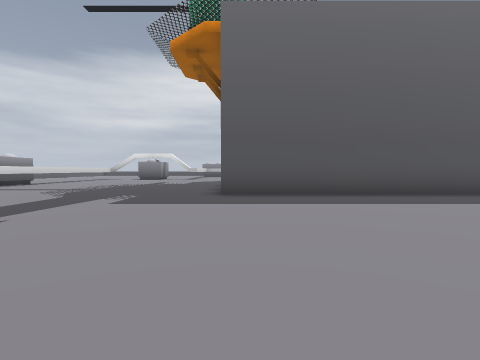
[1] (above)

16 first-person views from a walk through a Godot game level. The camera is 1.3 m above the floor, tilts 2° down and sees 80° across. The floor is counted in squares, 2 m on a side. Each view is taken from the middle of a square. On the plan, view 1 faces up. The plan holds only what a view shows up to about 9 squares ahead; the rest is blank. The place goes on beyond the plan. Characters and animated objects are left out. Door leaves are left out where a doorway can be walked through.

[2]
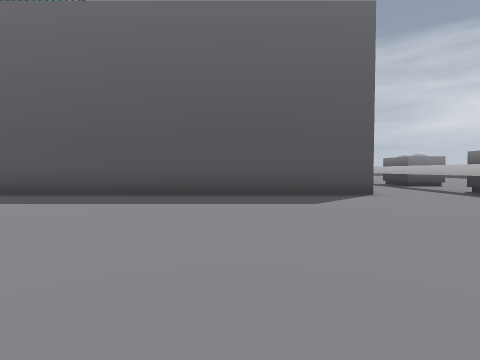

[3]
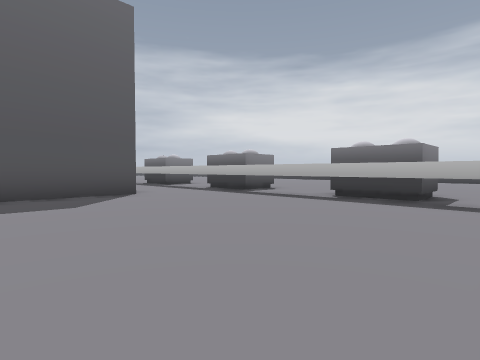

[4]
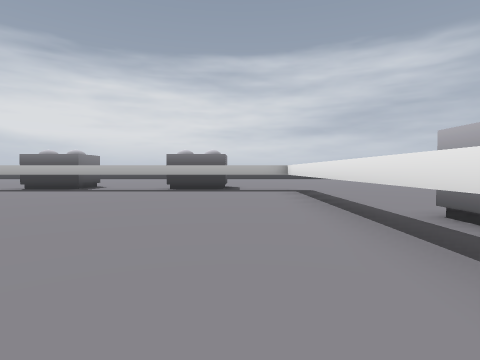

[5]
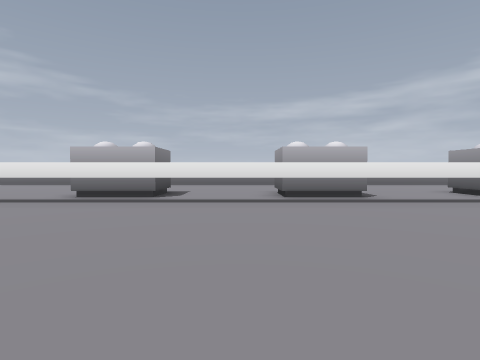

[6]
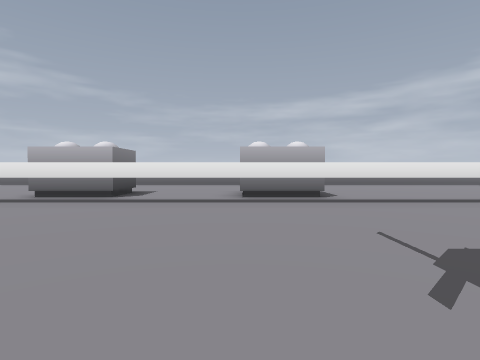

[7]
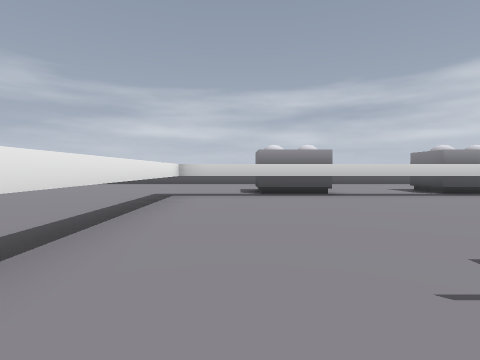

[8]
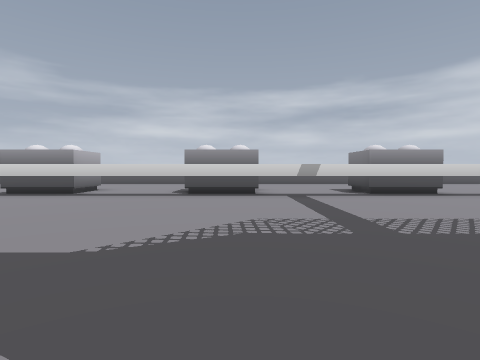

[9]
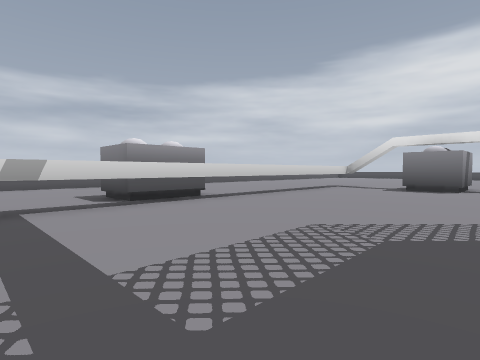

[10]
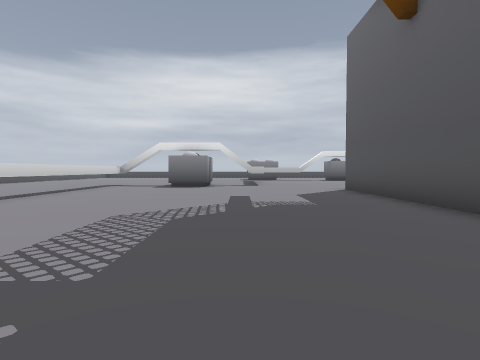

[11]
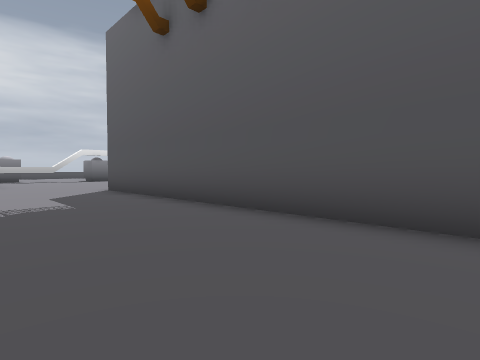

[12]
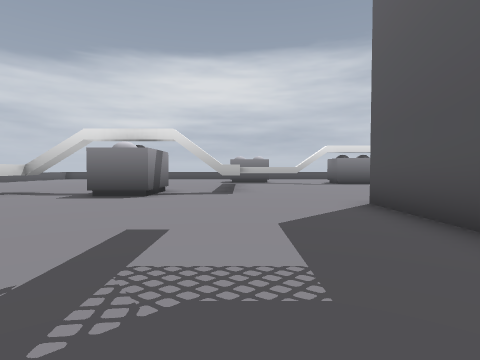

[13]
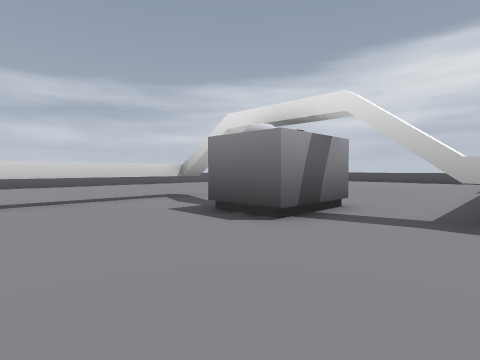

[14]
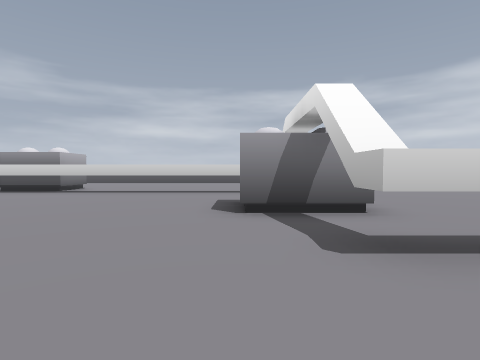

[15]
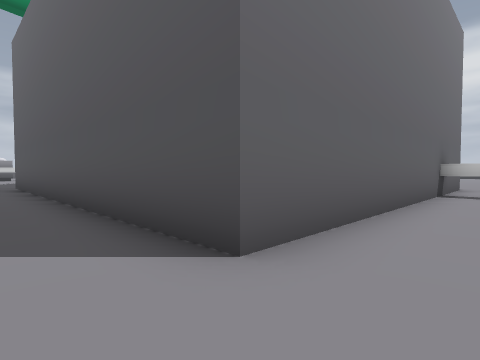

[16]
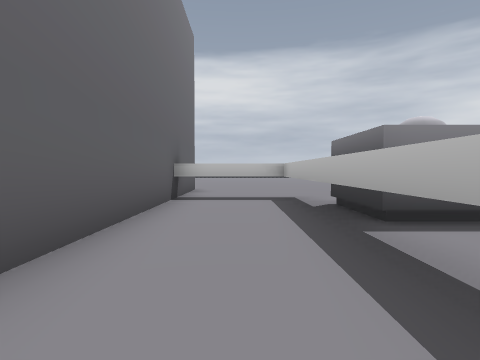

### Floor plan
Key: @ floor where view 1 was taken; # wall or solid block; . floor; T thing the floor can be seen under or through.
Columns run from 15 left of view 1 to 18 right of it. Each row starts with its distance up from view 1.
 21     .... #..#....
 20    ...T..#..#....
 19   ....T..#......
 18  .....T.........
 17  .....T........#         #....
 16     ..T........#         #....
 15     ..T........#         ####.
 14     ..T........#         #..#.
 13      TT........#         #..##
 12  ...#TT........#         #..###
 11 ......T........#         #..#..
 10 ......T........#         #..#.
  9     ..T........#         #..#.
  8      #T........###########..##
  7     ##T.....................#
  6     ..T.....................#.
  5     ..T.....................#..
  4     ..T.....................#..
  3     ##T.....................##
  2      #T.....................###...
  1     ..T.....................#.....
  0     ..T........@............#
 -1     ...TTTTTTTTTTTTTTTTTTTT#.
 -2     .......TT#..TTT..#TT.....
 -3     .......  #..T T..#  .....
 -4     .......  .... ....  .....
 -5     ...

Where each view was taken, in squares from view 1:
view 1: 0 up, 0 right, facing up
view 2: 0 up, 7 right, facing up
view 3: 0 up, 7 right, facing up-right
view 4: 1 up, 4 right, facing right
view 5: 5 up, 4 right, facing down
view 6: 5 up, 2 left, facing down
view 7: 1 up, 2 left, facing left
view 8: 8 up, 2 left, facing left
view 9: 9 up, 4 left, facing up-left
view 10: 8 up, 4 left, facing up
view 11: 8 up, 4 left, facing up-right
view 12: 12 up, 3 left, facing up
view 13: 16 up, 3 left, facing up-left
view 14: 19 up, 1 left, facing left
view 15: 6 up, 12 right, facing up-left
view 16: 8 up, 12 right, facing up
